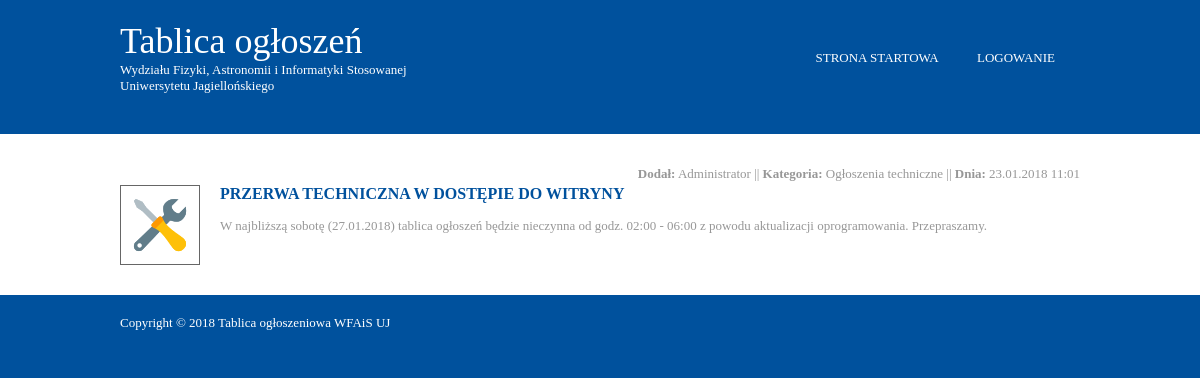
Page /ogloszenie.php?id=61 on the committed database.
### tables this page shows
CREATE TABLE IF NOT EXISTS `ogloszenia` (
  `idOgloszenie` int(11) NOT NULL AUTO_INCREMENT,
  `autor` int(11) DEFAULT '0',
  `data` datetime DEFAULT '0000-00-00 00:00:00',
  `tytul` varchar(250) DEFAULT '0',
  `tresc` varchar(1000) DEFAULT '0',
  `przypiete` int(2) NOT NULL,
  `kategoria` int(2) NOT NULL,
  `zdjecie` varchar(250) DEFAULT '0',
  PRIMARY KEY (`idOgloszenie`)
);

CREATE TABLE IF NOT EXISTS `uzytkownicy` (
  `id` int(11) NOT NULL AUTO_INCREMENT,
  `email` varchar(250) DEFAULT '0',
  `imie` varchar(20) NOT NULL,
  `nazwisko` varchar(20) NOT NULL,
  `uprawnienia` int(2) DEFAULT '0',
  PRIMARY KEY (`id`)
);

CREATE TABLE IF NOT EXISTS `kategorie` (
  `idKategoria` int(11) NOT NULL AUTO_INCREMENT,
  `uprawnienia` int(11) DEFAULT '0',
  `nazwa` varchar(40) DEFAULT '0',
  PRIMARY KEY (`idKategoria`)
);

### ogloszenie.php (the view)
<?
	include('includes/gora.php');
?>
<div class="wrapper row2">
  <div id="container" class="clear">
    <div id="content">
      <section id="services" class="last clear">
		<?
		$numer = stripslashes(htmlentities(htmlspecialchars(strip_tags($_GET['id']))));
		$queryPoczatek= "SELECT *, DATE_FORMAT(data,'%d.%m.%Y %H:%m') AS data FROM ogloszenia WHERE idOgloszenie={$numer} ORDER BY `data`  DESC";
		$resultPoczatek= mysql_query($queryPoczatek);
		echo "<ul>";
		while($row=mysql_fetch_array($resultPoczatek))
		{
			$idOgloszenie=$row["idOgloszenie"];
			$autor=$row["autor"];
			$data=$row["data"];
			$tytul=$row["tytul"];
			$tresc=$row["tresc"];
			$kategoria=$row["kategoria"];
			$zdjecie=$row["zdjecie"];
			$check = mysql_fetch_array(mysql_query("SELECT * FROM uzytkownicy WHERE id='{$autor}' LIMIT 1"));
			$kategoria = mysql_fetch_array(mysql_query("SELECT * FROM kategorie WHERE idKategoria='{$kategoria}' LIMIT 1"));
			echo "
			<div style='text-align: right;'><b>Dodał:</b> {$check[imie]} {$check[nazwisko]} || <b>Kategoria:</b> {$kategoria[nazwa]} || <b>Dnia:</b> {$data}</div>
			<li>
            <article class='clear'>
              <figure>";
			if ($zdjecie=="0")
			{
				echo "<img src='images/brak.gif' alt=''>";
			}
			else
			{
				echo "<img src='{$zdjecie}' alt=''>";
			}
			echo "<figcaption>
                  <a href='ogloszenie.php?id={$idOgloszenie}'><h2>{$tytul}</h2></a>
                  <p>{$tresc}</p>
                  </figcaption>
              </figure>
            </article>
          </li>";
		}
		echo "</ul>";
		?>
      </section>
    </div>
  </div>
</div>
<?
	include('includes/dol.php');
?>

### styles/layout.css (style rules this page uses)
html { overflow-y: scroll; }
body { margin: 0; padding: 0; font-size: 13px; font-family: Georgia, "Times New Roman", Times, serif; color: #919191; background-color: #00519D; }
.clear:after { content: "."; display: block; height: 0; clear: both; visibility: hidden; line-height: 0; }
.clear { display: block; clear: both; }
a { outline: none; text-decoration: none; }
img { margin: 0; padding: 0; border: none; line-height: normal; vertical-align: middle; }
address, article, aside, figcaption, figure, footer, header, nav, section { display: block; margin: 0; padding: 0; }
div.wrapper { display: block; width: 100%; margin: 0; padding: 0; text-align: left; }
.row2 { color: #979797; background-color: #FFFFFF; }
.row2 a { color: #00519D; background-color: #FFFFFF; }
#header, #hello, #container, #footer { display: block; width: 960px; margin: 0 auto; }
h1, h2, h3, h4, h5, h6 { margin: 0; padding: 0; font-size: 16px; font-weight: bold; font-style: normal; line-height: normal; text-transform: uppercase; }
#container { padding: 30px 0; }
#container section { display: block; width: 100%; margin: 0 0 30px 0; padding: 0; }
#container .last { margin: 0; }
#container #content { float: left; width: 960px; line-height: 1.6em; }
#container #content #services ul { margin: 0; padding: 0; list-style: none; }
#container #content #services ul li { display: block; width: 100%; margin-bottom: 0px; }
#container #content #services ul li article figure img { float: left; max-width: 100px; max-height: 70px; margin: 0; padding: 4px; border: 1px solid #666666; }
#container #content #services ul li article figure figcaption { display: block; float: right; width: 860px; }
#container #content #services ul li article figure h2 { font-size: 16px; }

### rows in the picture
ogloszenia: uzytkownicy.imie "Administrator", kategorie.nazwa "Ogłoszenia techniczne", data "23.01.2018 11:01", zdjecie (picture), tytul "PRZERWA TECHNICZNA W DOSTĘPIE DO WITRYNY", tresc "W najbliższą sobotę (27.01.2018) tablica ogłoszeń będzie nieczynna od godz. 02:00 - 06:00 z powodu aktualizacji oprogramowania. Przepraszamy."
